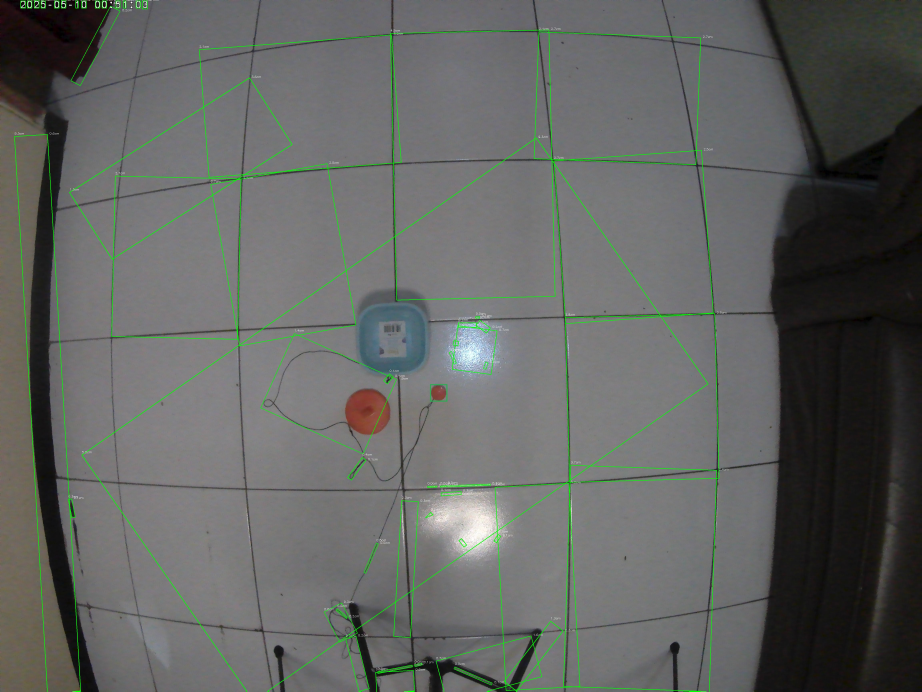
#> input picture object_measured.jpg, 4608 x 3456 px, given in place of 00a45eba-Grogol_Location_3_2018-05-08_16-00-00-05_cam3.jpg, which was not available (shown at 1/5 size)
$ jupyter execute --allow-errors preprocessing.ipynb   (text cells are left out)
#> lines starting #> are read from the running program, lines starting #| are printed output that depends on the picture; pictures that were not available may be replaced by others from this repository, and a replacement may not be noted
[cell 1]
# dataset_75_15_10/train/images/00a45eba-Grogol_Location_3_2018-05-08_16-00-00-05_cam3.jpg
import cv2
import numpy as np
import matplotlib.pyplot as plt

# --- Load gambar ---
image = cv2.imread("dataset_75_15_10/train/images/00a45eba-Grogol_Location_3_2018-05-08_16-00-00-05_cam3.jpg")
#> image is the input picture: shape (3456, 4608, 3); mean B, G, R 97.6, 100, 98
image_rgb = cv2.cvtColor(image, cv2.COLOR_BGR2RGB)

# --- 1. Noise Removal (Gaussian Blur) ---
denoised = cv2.GaussianBlur(image, (5, 5), 0)

# --- 2. Sharpening (Unsharp Masking) ---
sharpened = cv2.addWeighted(image, 1.5, denoised, -0.5, 0)

# --- 3. Resize (misalnya ke 640x640 untuk YOLO) ---
resized = cv2.resize(sharpened, (640, 640))
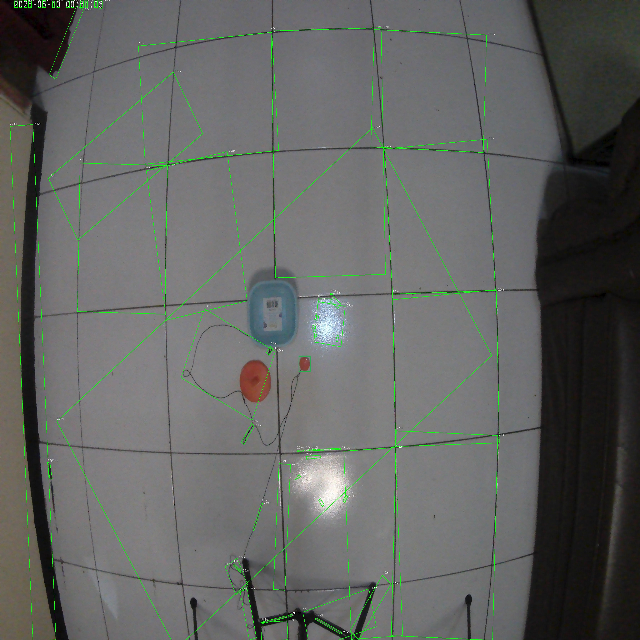
#> resized: shape (640, 640, 3); mean B, G, R 97.6, 100, 97.9

# --- 4. Simpan hasil akhir ---
cv2.imwrite("preprocessed_image.jpg", resized)

# --- Tampilkan semua tahap ---
plt.figure(figsize=(16, 6))

plt.subplot(1, 3, 1)
plt.imshow(image_rgb)
plt.title("Original")
plt.axis("off")

plt.subplot(1, 3, 2)
plt.imshow(cv2.cvtColor(sharpened, cv2.COLOR_BGR2RGB))
plt.title("After Denoise + Sharpen")
plt.axis("off")

plt.subplot(1, 3, 3)
plt.imshow(cv2.cvtColor(resized, cv2.COLOR_BGR2RGB))
plt.title("Resized (640x640)")
plt.axis("off")

plt.tight_layout()
plt.show()
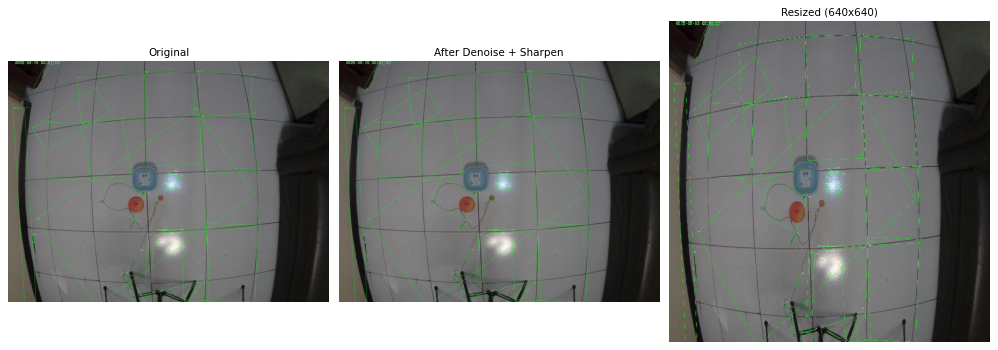
#> figure drawn by matplotlib, 3 panels

[cell 2]
import os
import cv2
import numpy as np
import shutil
from tqdm import tqdm

# Path dasar
input_base = "dataset_75_15_10"
output_base = "dataset_75_15_10_prepo"
target_size = (640, 640)

# Fungsi preprocessing
def preprocess_image(img):
    denoised = cv2.GaussianBlur(img, (5, 5), 0)
    sharpened = cv2.addWeighted(img, 1.5, denoised, -0.5, 0)
    resized = cv2.resize(sharpened, target_size)
    return resized

# Split yang akan diproses
splits = ["train", "valid", "test"]

#> (the rest of this cell did not finish here and is left out)

[cell 3]
import shutil
import os

def delete_processed_images():
    """ Hapus semua folder processed_images dalam train, valid, test tanpa menghapus dataset asli """
    confirmation = input("❗ Apakah Anda yakin ingin menghapus semua processed_images? (yes/no): ").strip().lower()
#> the answer given: y

    if confirmation == "yes":
        for subset in subsets:
            processed_folder = os.path.join(dataset_root, subset, "processed_images")

            # Hapus folder processed_images/ jika ada
            if os.path.exists(processed_folder):
                shutil.rmtree(processed_folder)
                print(f"✅ {processed_folder} berhasil dihapus.")
            else:
                print(f"ℹ️ {processed_folder} tidak ditemukan, tidak ada yang dihapus.")

        print("✅ Semua folder processed_images telah dihapus!")
    else:
        print("🚫 Penghapusan processed_images dibatalkan.")

# Jalankan untuk menghapus processed_images/
delete_processed_images()

[cell 4]
import os
import shutil

# Path asli dan path untuk dataset baru
source_base = 'dataset'
target_base = 'dataset_clean'
splits = ['train', 'valid', 'test']

# Ekstensi gambar yang mungkin
image_exts = ['.jpg', '.jpeg', '.png']

#> (the rest of this cell did not finish here and is left out)

[cell 5]
import os
import shutil
import random
import math

# Konfigurasi
source_base = 'withoutgrogol'
target_base = 'withoutgrogol_random_empty'

# Persentase label yang ingin dikosongkan per split
percentage_to_empty = {
    'train': 10,   # dalam persen
    'valid': 10,
    'test': 10
}

# 1. Salin seluruh dataset ke folder baru
if os.path.exists(target_base):
    print(f"Folder '{target_base}' sudah ada. Menghapus dan mengganti...")
    shutil.rmtree(target_base)

shutil.copytree(source_base, target_base)
print(f"✅ Dataset berhasil disalin ke '{target_base}'")

# 2. Kosongkan file label sesuai persentase
#> (the rest of this cell did not finish here and is left out)

[cell 6]
import os

# Path dataset
base_path = 'dataset'
splits = ['train', 'valid', 'test']

empty_files_by_split = {}
total_empty = 0

#> (the rest of this cell did not finish here and is left out)

[cell 7]
import cv2
import os

# Path folder input dan output
input_folder = 'frame_100/4k30fps'
output_folder = 'frame_100_grayscale/4k30fps'

# Buat folder output jika belum ada
os.makedirs(output_folder, exist_ok=True)

# Inisialisasi CLAHE
clahe = cv2.createCLAHE(clipLimit=3.0, tileGridSize=(8, 8))

# Loop semua file gambar
for filename in os.listdir(input_folder):
    if filename.lower().endswith(('.jpg', '.jpeg', '.png')):
        # Baca gambar
        img_path = os.path.join(input_folder, filename)
        image = cv2.imread(img_path)

        if image is None:
            print(f"Gagal membaca {filename}, dilewati.")
            continue

        # Konversi ke grayscale
        gray = cv2.cvtColor(image, cv2.COLOR_BGR2GRAY)
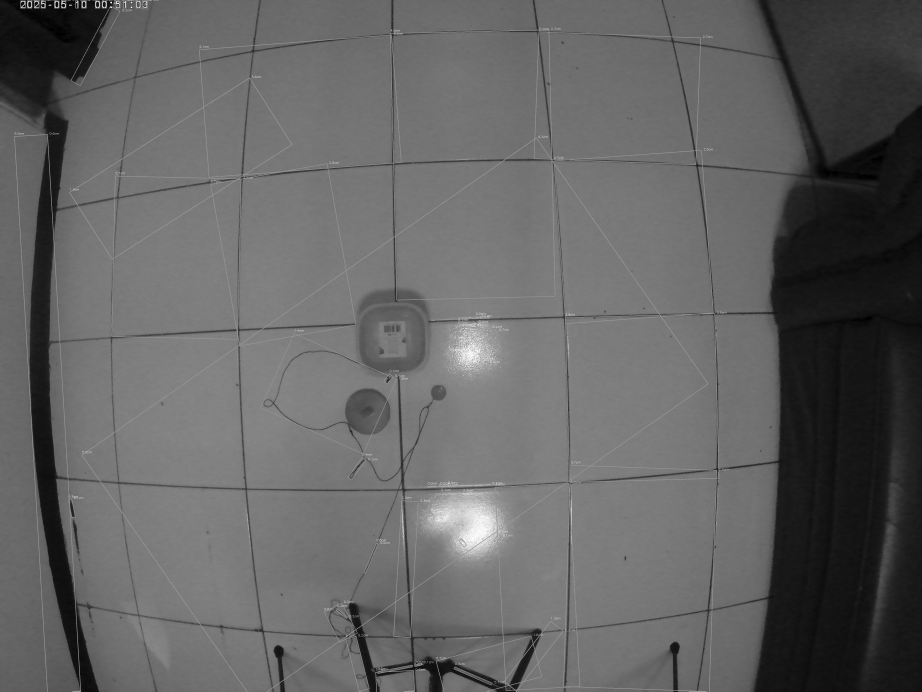
#> gray: shape (3456, 4608) (shown at 1/5 size); min 0, max 255, mean 99.1

        # Tingkatkan kontras dengan CLAHE
        enhanced = clahe.apply(gray)
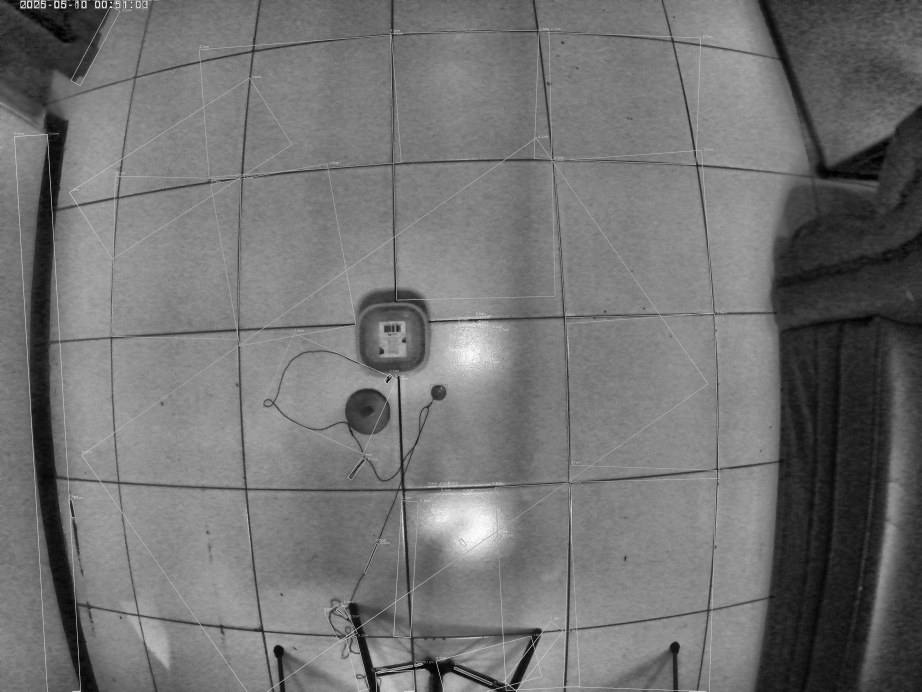
#> enhanced: shape (3456, 4608) (shown at 1/5 size); min 1, max 255, mean 114.2

        # Simpan hasil
        output_path = os.path.join(output_folder, filename)
        cv2.imwrite(output_path, enhanced)
        print(f"Disimpan: {output_path}")
